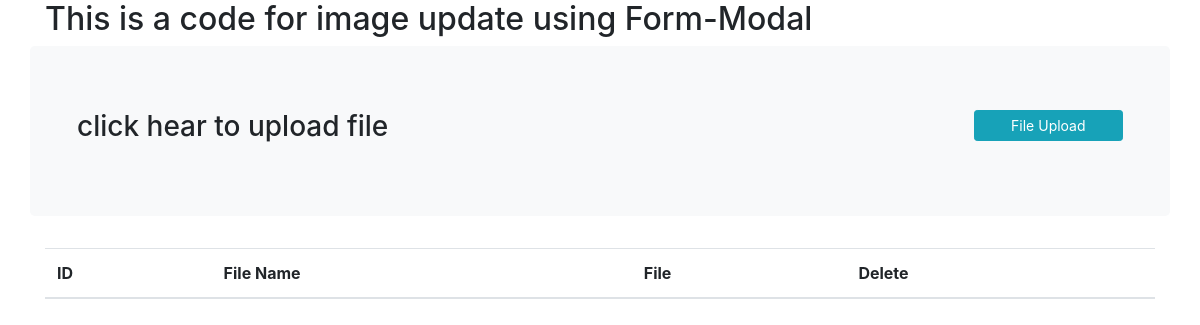
Before: / with the older database file.
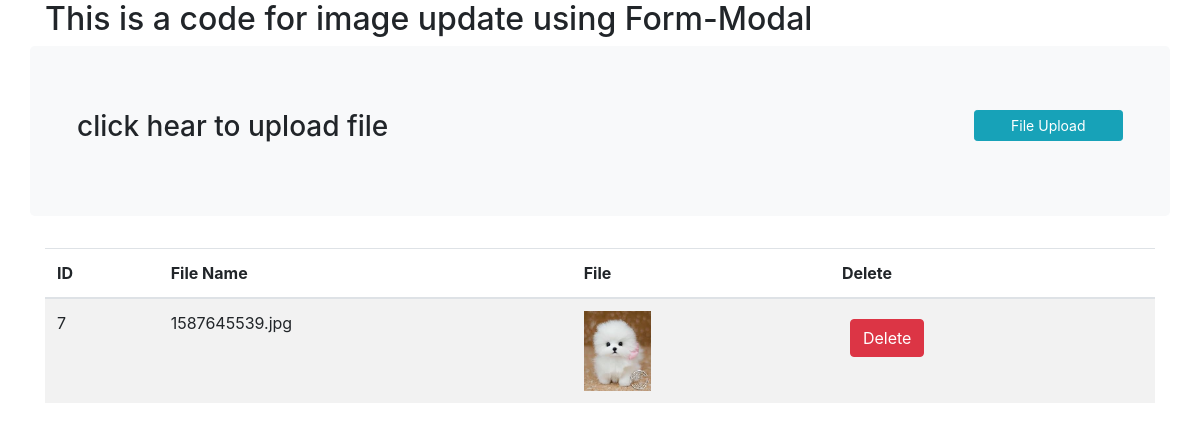
After: the same page with the newer database file.
### tables this page shows
CREATE TABLE `file` (
  `id` int(11) NOT NULL,
  `image` varchar(50) NOT NULL
);

### index.php (the view, shortened to what this page needs)
<!DOCTYPE html>
<html>
<head>
	<link rel="stylesheet" href="https://maxcdn.bootstrapcdn.com/bootstrap/4.0.0/css/bootstrap.min.css">
</head>
<body>
<div class="container">
<h2>This is a code for image update using Form-Modal</h2>
	<div class="row jumbotron bg-light">
		<div class="col-sm-10"><h3>click hear to upload file</h3></div>
		<div class="col-sm-2"><a href="#" class="btn btn-sm btn-block btn-info" data-toggle="modal" data-target="#add_file">File Upload</a></div>
	</div>
	<div class="row">
		<div class="col-md-12">
			<div class="table-responsive">
				<table class="table table-striped ">
					<thead>
					<tr >
						<th> ID </th>
						<th> File Name</th>
						<th> File </th>
						<th>Delete</th>
					</tr>
				</thead>
				<tbody>
					<?php
					include 'config.php';
						$query = "SELECT * FROM file";
						$stmt=$conn->prepare($query);
						$stmt->execute();
						$row=$stmt->fetchAll();
						foreach ($row as $key) {
					?>
					<tr>
						<td><?php echo $key['id'];?></td>
						<td><?php echo $key['image'];?></td>
						<td><img src="destFile/<?php echo $key['image'];?>" style="height: 5rem" class="img" ></td>
						<td><a class="btn btn-danger m-2" href="back.php?id=<?php echo $key['id'];?>" name="deleteFile">Delete</a></td>
					</tr>
					<?php } ?>
				</tbody>
				</table>
			</div>
		</div>
	</div>
</div>
</body>
</html>

Changed rows visible on the page:
added file: id "7", image "1587645539.jpg", image (picture)
